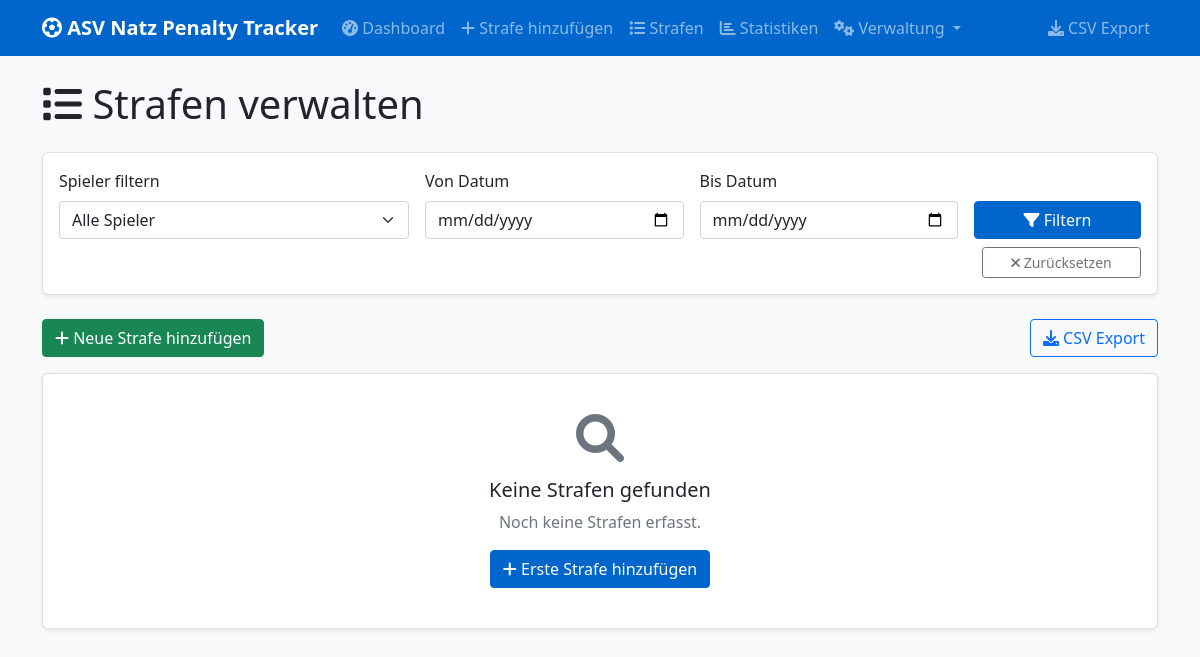
The app's page /penalties, older data.
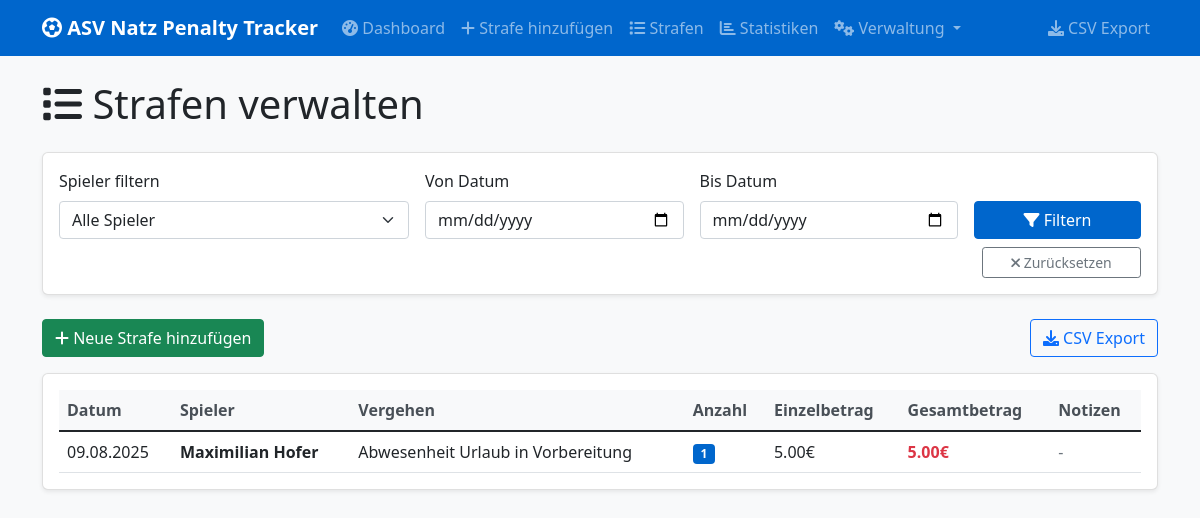
The same page, newer data.
### app.py (models this page shows)
class Penalty(db.Model):
    id = db.Column(db.Integer, primary_key=True)
    date = db.Column(db.Date, nullable=False)
    player_id = db.Column(db.Integer, db.ForeignKey('player.id'), nullable=False)
    penalty_type_id = db.Column(db.Integer, db.ForeignKey('penalty_type.id'), nullable=False)
    quantity = db.Column(db.Integer, nullable=False, default=1)
    notes = db.Column(db.Text)
    created_at = db.Column(db.DateTime, default=datetime.utcnow)
    player = db.relationship('Player', backref='penalties')
    penalty_type = db.relationship('PenaltyType', backref='penalties')
    @property
    def total_amount(self):
        return self.quantity * self.penalty_type.amount

class Player(db.Model):
    id = db.Column(db.Integer, primary_key=True)
    name = db.Column(db.String(100), nullable=False, unique=True)

class PenaltyType(db.Model):
    id = db.Column(db.Integer, primary_key=True)
    name = db.Column(db.String(200), nullable=False, unique=True)
    amount = db.Column(db.Float, nullable=False)
    description = db.Column(db.String(500))

### app.py (the view)
@app.route('/penalties')
def penalties():
    page = request.args.get('page', 1, type=int)
    player_filter = request.args.get('player')
    date_from = request.args.get('date_from')
    date_to = request.args.get('date_to')
    query = Penalty.query
    if player_filter:
        query = query.filter(Penalty.player_id == player_filter)
    if date_from:
        date_from_obj = datetime.strptime(date_from, '%Y-%m-%d').date()
        query = query.filter(Penalty.date >= date_from_obj)
    if date_to:
        date_to_obj = datetime.strptime(date_to, '%Y-%m-%d').date()
        query = query.filter(Penalty.date <= date_to_obj)
    penalties_pagination = query.order_by(Penalty.date.desc())\
        .paginate(page=page, per_page=20, error_out=False)
    players = Player.query.order_by(Player.name).all()
    return render_template('penalties.html',
                         penalties=penalties_pagination.items,
                         pagination=penalties_pagination,
                         players=players,
                         filters={
                             'player': player_filter,
                             'date_from': date_from,
                             'date_to': date_to
                         })

### templates/penalties.html (shortened to what this page needs)
{% extends "base.html" %}
{% block content %}
<div class="row">
    <div class="col-12">
        <h1 class="mb-4"><i class="fas fa-list"></i> Strafen verwalten</h1>
    </div>
</div>
<div class="card mb-4">
    <div class="card-body">
        <form method="GET" class="row g-3">
            <div class="col-md-4">
                <label for="player" class="form-label">Spieler filtern</label>
                <select name="player" id="player" class="form-select">
                    <option value="">Alle Spieler</option>
                </select>
            </div>
            <div class="col-md-3">
                <label for="date_from" class="form-label">Von Datum</label>
                <input type="date" name="date_from" id="date_from" class="form-control"
                       value="{{ filters.date_from or '' }}">
            </div>
            <div class="col-md-3">
                <label for="date_to" class="form-label">Bis Datum</label>
                <input type="date" name="date_to" id="date_to" class="form-control"
                       value="{{ filters.date_to or '' }}">
            </div>
            <div class="col-md-2">
                <label class="form-label">&nbsp;</label>
                <div class="d-grid gap-2">
                    <button type="submit" class="btn btn-primary">
                        <i class="fas fa-filter"></i> Filtern
                    </button>
                    <a href="{{ url_for('penalties') }}" class="btn btn-outline-secondary btn-sm">
                        <i class="fas fa-times"></i> Zurücksetzen
                    </a>
                </div>
            </div>
        </form>
    </div>
</div>
<div class="row mb-3">
    <div class="col-md-6">
        <a href="{{ url_for('add_penalty') }}" class="btn btn-success">
            <i class="fas fa-plus"></i> Neue Strafe hinzufügen
        </a>
    </div>
    <div class="col-md-6 text-end">
        <a href="{{ url_for('export_csv') }}" class="btn btn-outline-primary">
            <i class="fas fa-download"></i> CSV Export
        </a>
    </div>
</div>
<div class="card">
    <div class="card-body">
        {% if penalties %}
            <div class="table-responsive">
                <table class="table table-hover">
                    <thead>
                        <tr>
                            <th>Datum</th>
                            <th>Spieler</th>
                            <th>Vergehen</th>
                            <th>Anzahl</th>
                            <th>Einzelbetrag</th>
                            <th>Gesamtbetrag</th>
                            <th>Notizen</th>
                        </tr>
                    </thead>
                    <tbody>
                        {% for penalty in penalties %}
                            <tr>
                                <td>{{ penalty.date.strftime('%d.%m.%Y') }}</td>
                                <td>
                                    <strong>{{ penalty.player.name }}</strong>
                                </td>
                                <td>
                                    {{ penalty.penalty_type.name }}
                                </td>
                                <td>
                                    <span class="badge bg-primary">{{ penalty.quantity }}</span>
                                </td>
                                <td>{{ "%.2f"|format(penalty.penalty_type.amount) }}€</td>
                                <td>
                                    <strong class="text-danger">{{ "%.2f"|format(penalty.total_amount) }}€</strong>
                                </td>
                                <td>
                                    {% if penalty.notes %}
                                        <small>{{ penalty.notes }}</small>
                                    {% else %}
                                        <span class="text-muted">-</span>
                                    {% endif %}
                                </td>
                            </tr>
                        {% endfor %}
                    </tbody>
                </table>
            </div>
        {% else %}
            <div class="text-center py-4">
                <i class="fas fa-search fa-3x text-muted mb-3"></i>
                <h5>Keine Strafen gefunden</h5>
                <p class="text-muted">
                    {% if filters.player or filters.date_from or filters.date_to %}
                        Keine Strafen für die gewählten Filter gefunden.
                    {% else %}
                        Noch keine Strafen erfasst.
                    {% endif %}
                </p>
                <a href="{{ url_for('add_penalty') }}" class="btn btn-primary">
                    <i class="fas fa-plus"></i> Erste Strafe hinzufügen
                </a>
            </div>
        {% endif %}
    </div>
</div>
{% endblock %}

### templates/base.html (shortened to what this page needs)
<!DOCTYPE html>
<html lang="de">
<head>
    <link href="https://cdn.jsdelivr.net/npm/bootstrap@5.1.3/dist/css/bootstrap.min.css" rel="stylesheet">
    <link href="https://cdnjs.cloudflare.com/ajax/libs/font-awesome/6.0.0/css/all.min.css" rel="stylesheet">
    <link href="{{ url_for('static', filename='css/style.css') }}" rel="stylesheet">
</head>
<body>
    <nav class="navbar navbar-expand-lg navbar-dark bg-primary">
        <div class="container">
            <a class="navbar-brand" href="{{ url_for('index') }}">
                <i class="fas fa-futbol"></i> ASV Natz Penalty Tracker
            </a>
            <div class="collapse navbar-collapse" id="navbarNav">
                <ul class="navbar-nav me-auto">
                    <li class="nav-item">
                        <a class="nav-link" href="{{ url_for('index') }}">
                            <i class="fas fa-tachometer-alt"></i> Dashboard
                        </a>
                    </li>
                    <li class="nav-item">
                        <a class="nav-link" href="{{ url_for('add_penalty') }}">
                            <i class="fas fa-plus"></i> Strafe hinzufügen
                        </a>
                    </li>
                    <li class="nav-item">
                        <a class="nav-link" href="{{ url_for('penalties') }}">
                            <i class="fas fa-list"></i> Strafen
                        </a>
                    </li>
                    <li class="nav-item">
                        <a class="nav-link" href="{{ url_for('statistics') }}">
                            <i class="fas fa-chart-bar"></i> Statistiken
                        </a>
                    </li>
                    <li class="nav-item dropdown">
                        <a class="nav-link dropdown-toggle" href="#" id="navbarDropdown" role="button" data-bs-toggle="dropdown">
                            <i class="fas fa-cogs"></i> Verwaltung
                        </a>
                    </li>
                </ul>
                <ul class="navbar-nav">
                    <li class="nav-item">
                        <a class="nav-link" href="{{ url_for('export_csv') }}">
                            <i class="fas fa-download"></i> CSV Export
                        </a>
                    </li>
                </ul>
            </div>
        </div>
    </nav>
    <main class="container mt-4">
        {% block content %}{% endblock %}
    </main>
</body>
</html>

### static/css/style.css (style rules this page uses)
body { font-family: 'Segoe UI', Tahoma, Geneva, Verdana, sans-serif; background-color: #f8f9fa; }
.navbar-brand { font-weight: 600; }
.card { box-shadow: 0 0.125rem 0.25rem rgba(0, 0, 0, 0.075); border: 1px solid rgba(0, 0, 0, 0.125); border-radius: 0.375rem; }
.bg-primary { background-color: #0066cc !important; }
.btn-primary { background-color: #0066cc; border-color: #0066cc; }
.badge { font-size: 0.75em; }
.table { margin-bottom: 0; }
.table th { border-top: none; font-weight: 600; color: #495057; background-color: #f8f9fa; }
.card { animation: fadeInUp 0.3s ease-out; }
.btn + .btn { margin-left: 0.5rem; }
.table td { vertical-align: middle; }

Row changes from the older to the newer data that the page shows:
added Penalty: date "09.08.2025", player.name "Maximilian Hofer", penalty_type.name "Abwesenheit Urlaub in Vorbereitung", quantity "1", total_amount "5.00"
now on this page (row unchanged): PenaltyType: penalty_type.amount "5.00"
Text that changed along with them:
text no longer shown: "Keine Strafen gefunden Noch keine Strafen erfasst. Erste Strafe hinzufügen"
text now shown: "Datum Spieler Vergehen Anzahl Einzelbetrag Gesamtbetrag Notizen"
